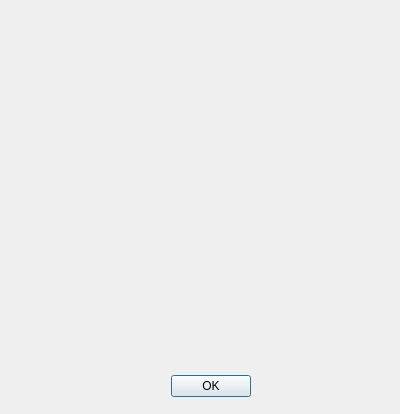
<?xml version="1.0" encoding="UTF-8"?>
<ui version="4.0">
 <class>About</class>
 <widget class="QDialog" name="About">
  <property name="geometry">
   <rect>
    <x>0</x>
    <y>0</y>
    <width>400</width>
    <height>414</height>
   </rect>
  </property>
  <property name="windowTitle">
   <string>Dialog</string>
  </property>
  <widget class="QDialogButtonBox" name="buttonBox">
   <property name="geometry">
    <rect>
     <x>170</x>
     <y>370</y>
     <width>81</width>
     <height>32</height>
    </rect>
   </property>
   <property name="orientation">
    <enum>Qt::Horizontal</enum>
   </property>
   <property name="standardButtons">
    <set>QDialogButtonBox::Ok</set>
   </property>
  </widget>
  <widget class="QLabel" name="label">
   <property name="geometry">
    <rect>
     <x>40</x>
     <y>40</y>
     <width>331</width>
     <height>271</height>
    </rect>
   </property>
   <property name="text">
    <string notr="true"/>
   </property>
  </widget>
 </widget>
 <resources/>
 <connections>
  <connection>
   <sender>buttonBox</sender>
   <signal>accepted()</signal>
   <receiver>About</receiver>
   <slot>accept()</slot>
   <hints>
    <hint type="sourcelabel">
     <x>248</x>
     <y>254</y>
    </hint>
    <hint type="destinationlabel">
     <x>157</x>
     <y>274</y>
    </hint>
   </hints>
  </connection>
  <connection>
   <sender>buttonBox</sender>
   <signal>rejected()</signal>
   <receiver>About</receiver>
   <slot>reject()</slot>
   <hints>
    <hint type="sourcelabel">
     <x>316</x>
     <y>260</y>
    </hint>
    <hint type="destinationlabel">
     <x>286</x>
     <y>274</y>
    </hint>
   </hints>
  </connection>
 </connections>
</ui>
